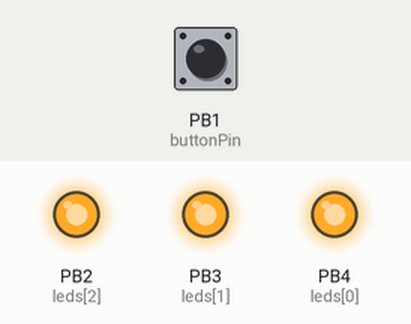
Simulated run of this sketch. Board: ATtiny85, built with avr-gcc and run on an emulated ATtiny85. Parts: output pins drawn as LEDs (lit = HIGH). The test bench sets the inputs (shaded band); at power-on: PB1 (buttonPin) HIGH. Random numbers use the default seed unless the sketch sets one.

Above: at 1.2 s.
1.3 s: PB1 (buttonPin) pulled LOW for 0.15 s
At 4.2 s:
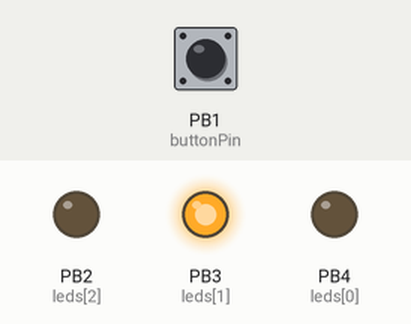
4.4 s: PB1 (buttonPin) pulled LOW for 3.2 s
At 5.7 s:
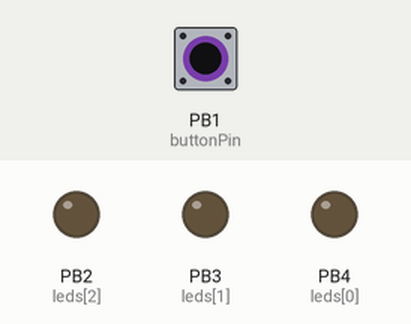
9.1 s: PB1 (buttonPin) pulsed LOW 5 times (0.12 s each, 0.3 s apart)
At 10.47 s:
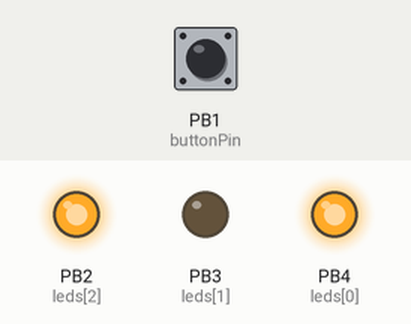
12.3 s: PB1 (buttonPin) pulled LOW for 1 s
Timing chart, 0 to 17.3 s (numbered marks = the images above; inputs shaded):
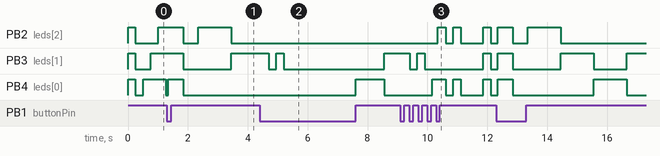

The sketch:

ReactionTesterGame.ino
```cpp
/*

   This is a version of my reaction tester game modified to work
   with an ATtiny85.

   ATtiny85 Pin-out:

      Reset (1)  ---  (8) Vcc
     Pin D3 (2) |   | (7) Pin D2 & SCK
     Pin D4 (3) |   | (6) Pin D1 & MISO
        GND (4)  ___  (5) Pin D0 & MOSI

   (see below for pins used)

 */

const int NUM_LEDS = 3;

int leds[NUM_LEDS] = {4, 3, 2};


const int buttonPin = 1;


void setup() {

  pinMode(buttonPin, INPUT);
  digitalWrite(buttonPin, HIGH);

  for (int i = 0; i < NUM_LEDS; i++) {
    pinMode(leds[i], OUTPUT);
    digitalWrite(leds[i], LOW);
  }

}

unsigned long finishTime = 0;

#define DEFAULT_WAIT 10
#define MAX_WAIT 2500

int waitTime = DEFAULT_WAIT;

unsigned long nextChange = 0;

int index = 0;

byte countdownControl[][3] = {
                     {0,0,0},
                     {1,0,1},
                     {0,0,0},
                     {0,0,0},
                     {1,0,1},
                     {0,0,0},
                     {0,0,0},
                     {1,1,1},
                     {0,0,0},
                     {0,0,0},
                   };


byte attractModeControl[][3] = {
                     {0,0,0},
                     {1,0,0},
                     {1,1,0},
                     {1,1,1},
                     {0,1,1},
                     {0,0,1},
                     {0,0,0},
                     {0,0,1},
                     {0,1,1},
                     {1,1,1},
                     {1,1,0},
                     {1,0,0},
                   };

#define POWERUP 0
#define START_COUNTDOWN 1
#define DO_COUNTDOWN 2
#define WAIT 3
#define WAIT_START 4
#define PLAY_GAME 5
#define START_LEVEL 6
#define PLAY_LEVEL 7
#define WIN_LEVEL 8
#define LOSE_LEVEL 9

int levelSpeed = 0;

byte currentState = POWERUP;

boolean inKeyPress = false;

unsigned int currentLevel = 0;

unsigned int levelSpeedLookup[] = {1100, 950, 800, 650, 575, 500, 450, 400, 350, 300, 275, 250, 225, 200, 150, 100, 50, 0};

const unsigned int MAX_LEVEL_NUM = sizeof(levelSpeedLookup)/sizeof(unsigned int);


void clearButtonState() {
  finishTime = 0;
  while (!(digitalRead(buttonPin) == HIGH)) {
    // wait for button to be released
  }
}

boolean buttonPress() {
  if (inKeyPress && (digitalRead(buttonPin) == LOW) && (millis() > finishTime)) {
    inKeyPress = false; // TODO: Wait until release?
    return true;
  }

  if ((digitalRead(buttonPin) == LOW) && !inKeyPress) {
    inKeyPress = true;
    finishTime = millis() + 50;
  }

  return false;
}

void lightAll() {
  for (int i = 0; i < NUM_LEDS; i++) {
    digitalWrite(leds[i], HIGH);
  }
}

void unlightAll() {
  for (int i = 0; i < NUM_LEDS; i++) {
    digitalWrite(leds[i], LOW);
  }
}

byte gameDisplayControl [][3] = {
  {1,0,0},
  {0,1,0},
  {0,0,1},
  {0,1,0},
};

byte lossDisplayControl [][3] = {
  {1,0,1},
  {0,0,0},
  {1,0,1},
  {0,0,0},
  {0,0,0},
  {0,0,0},
};

byte winDisplayControl [][3] = {
  {0,1,0},
  {0,0,0},
  {0,1,0},
  {0,0,0},
};

void updateGameDisplay(byte *displayControl) {

  for (int i = 0; i < NUM_LEDS; i++) {
    digitalWrite(leds[i], displayControl[i]);
  }

}

boolean playAnimation(byte displayControl[][3], int maxIndex) {
       if (millis() > nextChange) {
         if (index < maxIndex) {
           updateGameDisplay(displayControl[index]);
           index++;
           nextChange = millis() + waitTime;
         } else {
           index = 0;
           return true;
         }
       }

     return false;
}

void loop() {

  switch (currentState) {
     case POWERUP:
       currentState = WAIT_START;
       clearButtonState();
       lightAll();

       waitTime = 250; index = 0; nextChange = millis();
       delay(waitTime);
       break;

     case WAIT_START:
       if(playAnimation(attractModeControl, sizeof(attractModeControl)/3)) {
         waitTime -= 25;
         if (waitTime < 0) {
           lightAll();
           waitTime = 250;
           nextChange = millis() + waitTime;
         }
       }
       if (buttonPress()) {
         currentState = START_COUNTDOWN;
         randomSeed(millis()); // TODO: Use different source? And only once?
       }
       break;

     case START_COUNTDOWN:
       lightAll();
       delay(500);
       unlightAll();
       delay(500);

       waitTime = 250;
       nextChange = millis();
       // currentState = DO_COUNTDOWN; // The countdown just seemed to confuse people.
       currentState = PLAY_GAME;
       index = 0;
       break;

     case DO_COUNTDOWN:
       if (playAnimation(countdownControl, sizeof(countdownControl)/3)) {
         currentState = PLAY_GAME;
       }
       break;

     case PLAY_GAME:
       currentLevel = 0;
       currentState = START_LEVEL;
       break;

     case START_LEVEL:
       levelSpeed = levelSpeedLookup[currentLevel];

       // Choose a side to start on
       if (random(2) == 0) {
         index = -1;
       } else {
         index = 1;
       }

       currentState = PLAY_LEVEL;
       nextChange = 0;
       clearButtonState();
       break;

     case PLAY_LEVEL:
       if (buttonPress()) {
         if ((index == 1) || (index == 3)) { // TODO: Handle this better.
           currentState = WIN_LEVEL;
         } else {
           currentState = LOSE_LEVEL;
         }
         index = 0;
         nextChange = millis();
         break;
       }

       if (millis() > nextChange) {
         index = (index + 1) % (sizeof(gameDisplayControl)/3);
         updateGameDisplay(gameDisplayControl[index]);
         nextChange = millis() + levelSpeed;
       }
       break;

     case LOSE_LEVEL:
       if (playAnimation(lossDisplayControl, sizeof(lossDisplayControl)/3)) {
         currentState = POWERUP;
       }
       break;

     case WIN_LEVEL:
       if (playAnimation(winDisplayControl, sizeof(winDisplayControl)/3)) {
         currentState = START_LEVEL;
         if (levelSpeed != 0) { // Check we haven't reached the end of the speed list.
           currentLevel++;
         }
       }
       break;

     case WAIT:
     default:
       break;
  }

}
```
